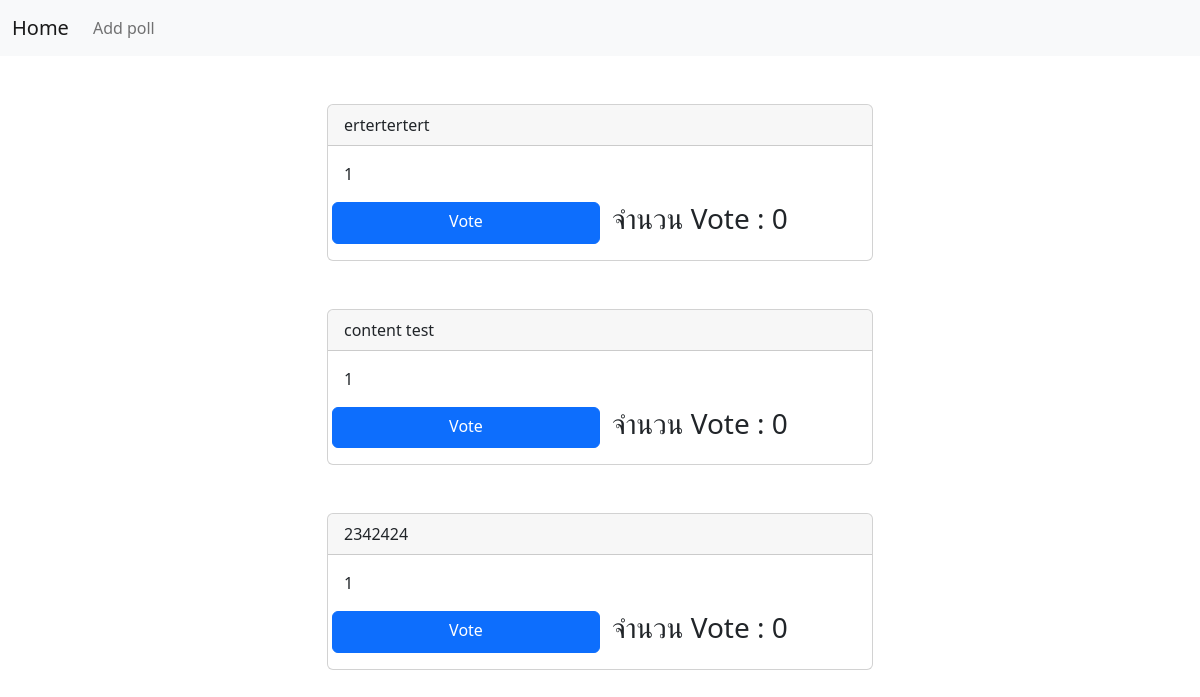
The page /pages/homepage.php (signed in) on the database its author committed.
### tables this page shows
CREATE TABLE `polls` (
  `poll_id` int(10) NOT NULL,
  `poll_title` varchar(100) NOT NULL,
  `poll_content` varchar(250) NOT NULL,
  `poll_own` int(10) NOT NULL,
  `poll_status` int(1) NOT NULL DEFAULT 1,
  `poll_timestamp` timestamp NOT NULL DEFAULT current_timestamp()
);

### services/functions/poll_all.php (called while the page is built)
<?php
require_once("./../services/connect.php");
$query_poll = "SELECT * FROM polls";
$result_poll = mysqli_query($conn, $query_poll);
$result_fetch_poll = mysqli_fetch_all($result_poll);

### pages/homepage.php (the view, shortened to what this page needs)
<?php
require_once('./../services/functions/poll_all.php')
?>
<!DOCTYPE html>
<html lang="en">
<head>
  <link rel="stylesheet" href="./../bs5/css/bootstrap.min.css">
</head>
<body>
  <?php include('./components/navbar.php') ?>
  <div class="container">
    <div class="row mt-5">
      <div class="col-3"></div>
      <div class="col-6">
        <?php if ($result_fetch_poll) {
          foreach ($result_fetch_poll as $poll) {
            $myid = $_SESSION['userid'];
            $pollidforcount = $poll['0'];
            $query_count_poll_vote = "SELECT COUNT(pollvote_id) FROM polls_vote WHERE pollvote_own = $pollidforcount";
            $result_count_poll_vote = mysqli_query($conn, $query_count_poll_vote);
            $result_fetch_count = mysqli_fetch_assoc($result_count_poll_vote);
            $query_check_poll = "SELECT * FROM polls_vote WHERE pollvote_own = $pollidforcount AND pollvote_idown = $myid";
            $result_check_poll = mysqli_query($conn, $query_check_poll);
        ?>
        <div class="card mb-5">
          <div class="card-header"><?= $poll['2'] ?></div>
          <div class="card-body">
            <p class="card-text"><?= $poll['3'] ?></p>
            <div class="row row-cols-2">
              <?php if (mysqli_num_rows($result_check_poll) !== 0) { ?>
              <a href="./../services/unvotepoll.php?pollid=<?= $poll['0'] ?>" class="btn btn-danger">Vote</a>
              <?php  } else { ?>
              <a href="./../services/votepoll.php?pollid=<?= $poll['0'] ?>" class="btn btn-primary">Vote</a>
              <?php } ?>
              <h3>จำนวน Vote : <?= $result_fetch_count['COUNT(pollvote_id)'] ?></h3>
            </div>
          </div>
        </div>
        <?php }
        } ?>
      </div>
      <div class="col-3"></div>
    </div>
  </div>
</body>
</html>

### pages/components/navbar.php
<nav class="navbar navbar-expand-lg navbar-light bg-light">
  <div class="container-fluid">
    <a href="./homepage.php" class="navbar-brand">Home</a>
    <div class="collapse navbar-collapse">
      <ul class="navbar-nav">
        <li class="nav-item">
          <a href="./addpoll.php" class="nav-link">Add poll</a>
        </li>
      </ul>
    </div>
  </div>
</nav>

### rows shown on the page
polls: poll_content "ertertertert", poll_own "1", COUNT "0"
polls: poll_content "content test", poll_own "1", COUNT "0"
polls: poll_content "2342424", poll_own "1", COUNT "0"
